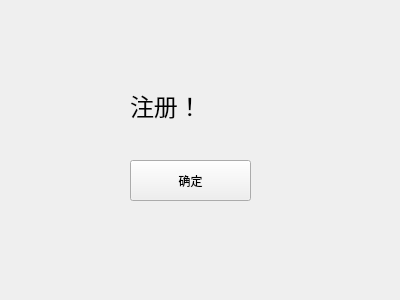
<?xml version="1.0" encoding="UTF-8"?>
<ui version="4.0">
 <class>RegFailForm</class>
 <widget class="QWidget" name="RegFailForm">
  <property name="geometry">
   <rect>
    <x>0</x>
    <y>0</y>
    <width>400</width>
    <height>300</height>
   </rect>
  </property>
  <property name="windowTitle">
   <string>Form</string>
  </property>
  <widget class="QPushButton" name="pushButton">
   <property name="geometry">
    <rect>
     <x>130</x>
     <y>160</y>
     <width>121</width>
     <height>41</height>
    </rect>
   </property>
   <property name="text">
    <string>确定</string>
   </property>
  </widget>
  <widget class="QLabel" name="label">
   <property name="geometry">
    <rect>
     <x>130</x>
     <y>70</y>
     <width>151</width>
     <height>71</height>
    </rect>
   </property>
   <property name="font">
    <font>
     <family>微软雅黑 Light</family>
     <pointsize>18</pointsize>
    </font>
   </property>
   <property name="text">
    <string>注册！</string>
   </property>
  </widget>
 </widget>
 <resources/>
 <connections/>
</ui>
